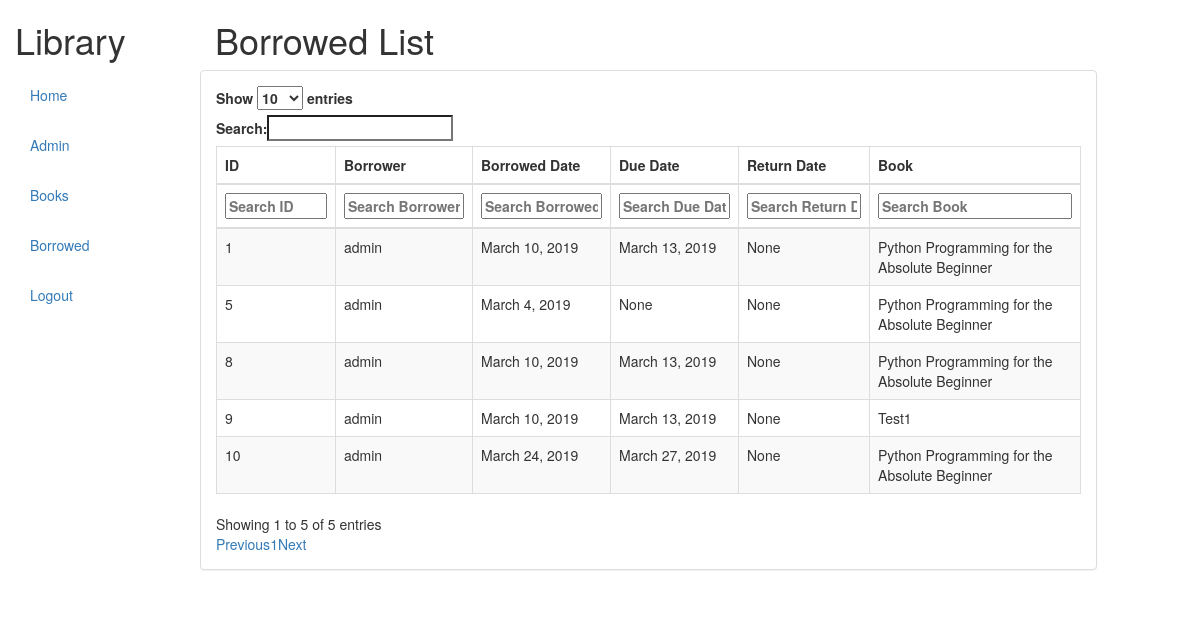
Screenshot of /borrowed/ (signed in) with the database file from the repository.
### book/models.py (models this page shows, shortened)
class Borrow(models.Model):
    id = models.AutoField(primary_key=True, help_text='Unique ID for this particular book across whole library')
    due_back = models.DateField(null=True, blank=True)
    borrower = models.ForeignKey(User, on_delete=models.SET_NULL, related_name='user', null=True, blank=True)
    borrow_date = models.DateField(null=True, blank=True)
    return_date = models.DateField(null=True, blank=True)
    book = models.ForeignKey('Book', on_delete=models.CASCADE, related_name='book', null=True, blank=True)
    LOAN_STATUS = (
        ('d', 'Maintenance'),
        ('o', 'On loan'),
        ('a', 'Available'),
        ('r', 'Reserved'),
    )
    status = models.CharField(
        max_length=1,
        choices=LOAN_STATUS,
        blank=True,
        default='d',
        help_text='Book availability')
    class Meta:
        ordering = ['due_back']
        permissions = (("can_mark_returned", "Set book as returned"),)

class Book(models.Model):
    id = models.IntegerField(primary_key=True, help_text='Unique ID for this particular book across whole library')
    title = models.CharField(max_length=64)
    author = models.CharField(max_length=20)
    publisher = models.CharField(max_length=20)
    rentalStatus = models.IntegerField()
    summary = models.CharField(max_length=200)
    releaseDate = models.DateField()
    category = models.CharField(max_length=20)
    genre = models.ForeignKey('Category', on_delete=models.SET_NULL, null=True)
    class Meta:
        ordering = ['releaseDate']

### book/views.py (the view)
# urls.py: path('borrowed/', views.LoanedBooksAllListView.as_view(), name='borrowed'),
class LoanedBooksAllListView(ListView):
    model = Borrow
    template_name = 'book/bookinstance_list_borrowed_user.html'
    def get_queryset(self):
        return Borrow.objects.filter(status__exact='o').order_by('due_back')

### book/templates/book/bookinstance_list_borrowed_user.html (shortened to what this page needs)
{% extends "base_generic.html" %}
{% load bootstrap3 %}
{% block content %}
{% load static %}
<head>
    <h1>Borrowed List</h1>
    <link rel="stylesheet" href="https://maxcdn.bootstrapcdn.com/bootstrap/3.3.7/css/bootstrap.min.css"
>
    <link rel="stylesheet" href="https://cdn.datatables.net/1.10.19/css/dataTables.bootstrap.min.css"
>
    <link rel="stylesheet" href="https://cdn.datatables.net/buttons/1.5.4/css/buttons.bootstrap.min.css"
>
    <link rel="stylesheet" href="https://cdn.datatables.net/select/1.2.7/css/select.bootstrap.min.css"
>
</head>
<body>
{% if user.is_authenticated %}
<div class="row">
    <div class="panel panel-default">
        <div class="panel-body">
            <table id="example" class="table table-striped table-bordered" style="width:100%">
                <thead>
                <tr>
                    <th>ID</th>
                    <th>Borrower</th>
                    <th>Borrowed Date</th>
                    <th>Due Date</th>
                    <th>Return Date</th>
                    <th>Book</th>
                </tr>
                </thead>
                <tbody>
                {% for borrow in object_list %}
                <tr>
                    <td>{{borrow.id}}</td>
                    <td>{{borrow.borrower}}</td>
                    <td>{{borrow.borrow_date}}</td>
                    <td>{{borrow.due_back}}</td>
                    <td>{{borrow.return_date}}</td>
                    <td>{{borrow.book.title}}</td>
                </tr>
                {% endfor %}
                </tbody>
            </table>
        </div>
    </div>
</div>
{% endif %}
</body>
</html>
{% endblock %}

### book/templates/base_generic.html (shortened to what this page needs)
<!DOCTYPE html>
<html lang="en">
<head>
  <link rel="stylesheet" href="https://stackpath.bootstrapcdn.com/bootstrap/4.1.3/css/bootstrap.min.css">
  {% load static %}
  <link rel="stylesheet" href="{% static 'css/styles.css' %}">
</head>
<body>
  <div class="container-fluid">
    <div class="row">
      <div class="col-sm-2">
      {% block sidebar %}
        <ul class="nav navbar-nav">
            <h1>Library</h1>
            <li><a href="{% url 'index' %}">Home</a></li>
            {% if user.is_authenticated %}
                {% if user.get_username == "admin" %}
                <li><a href="admin/">Admin</a></li>
                {% endif %}
              <li><a href="book/">Books</a></li>
                <li><a href="borrowed/">Borrowed</a></li>
            <li><a href="{% url 'logout'%}?next={{request.path}}">Logout</a></li>
            {% else %}
                <li><a href="{% url 'login'%}?next={{request.path}}">Login</a></li>
                {% endif %}
        </ul>
     {% endblock %}
      </div>
      <div class="col-sm-10 ">{% block content %}{% endblock %}</div>
</body>
</html>

### book/static/css/styles.css (style rules this page uses)
table.dataTable thead .sorting:after, table.dataTable thead .sorting:before, table.dataTable thead .sorting_asc:after, table.dataTable thead .sorting_asc:before, table.dataTable thead .sorting_asc_disabled:after, table.dataTable thead .sorting_asc_disabled:before, table.dataTable thead .sorting_desc:after, table.dataTable thead .sorting_desc:before, table.dataTable thead .sorting_desc_disabled:after, table.dataTable thead .sorting_desc_disabled:before { bottom: .5em; }

### rows the page displays
Borrow: id "5", borrower "admin", borrow_date "March 4, 2019", due_back "None", return_date "None", book "Python Programming for the Absolute Beginner"
Borrow: id "1", borrower "admin", borrow_date "March 10, 2019", due_back "March 13, 2019", return_date "None", book "Python Programming for the Absolute Beginner"
Borrow: id "8", borrower "admin", borrow_date "March 10, 2019", due_back "March 13, 2019", return_date "None", book "Python Programming for the Absolute Beginner"
Borrow: id "9", borrower "admin", borrow_date "March 10, 2019", due_back "March 13, 2019", return_date "None", book "Test1"
Borrow: id "10", borrower "admin", borrow_date "March 24, 2019", due_back "March 27, 2019", return_date "None", book "Python Programming for the Absolute Beginner"
